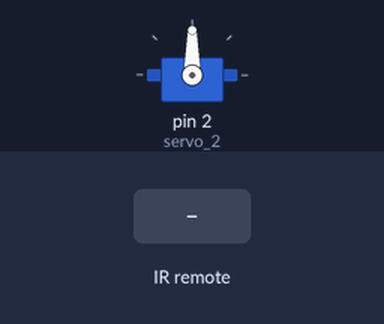
Bench run of a sketch on a simulated Arduino Uno, built with avr-gcc and run on an emulated ATmega328P. On the bench: servo. The inputs (shaded band) are chosen by the test bench.

Above: at 0.8 s.
0.9 s: infrared code 0x1C received
At 3.8 s:
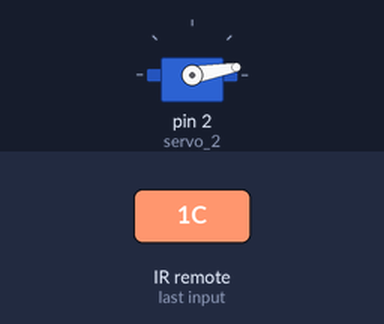
3.9 s: infrared code 0x45 received
6.9 s: infrared code 0x46 received
At 9.8 s:
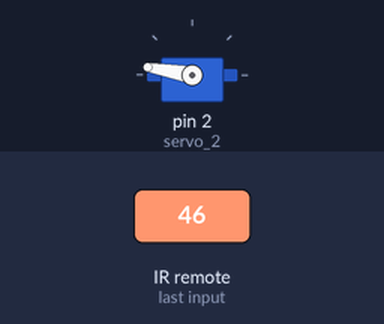
9.9 s: infrared code 0x47 received
12.9 s: infrared code 0x1C received
At 12.9 s:
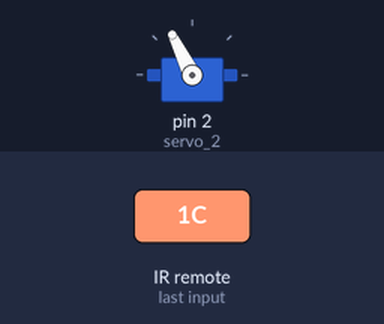
Timing chart, 0 to 15.4 s (numbered marks = the images above; inputs shaded):
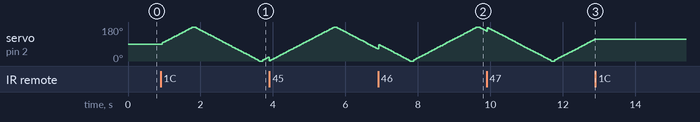

Measured:
- after the input at 12.9 s, servo on pin 2 (servo_2): stays 116° (without the input it goes to 118° after 0.00 s)

The sketch:

2-swing.ino
```cpp
// This was generated by Best_codes for Arduino Cat by Osoyoo
// Codes benefit others

#include <Arduino.h>
#include <IRremote.hpp>
#include <Wire.h>
#include <SoftwareSerial.h>
#include <Servo.h>

float running = 0;
float angle = 0;
float dir = 0;

int getKey() {
  if (!IrReceiver.decode()) return -1;

  const bool isRepeat = IrReceiver.decodedIRData.flags & IRDATA_FLAGS_IS_REPEAT;
  const uint16_t command = IrReceiver.decodedIRData.command;
  IrReceiver.resume();
  if (isRepeat) return -1;

  switch (command) {
    case 0x1C: return 'O';
    case 0x16: return '*';
    case 0x0D: return '#';
    case 0x18: return 'U';
    case 0x52: return 'D';
    case 0x08: return 'L';
    case 0x5A: return 'R';
    case 0x45: return 1;
    case 0x46: return 2;
    case 0x47: return 3;
    case 0x44: return 4;
    case 0x40: return 5;
    case 0x43: return 6;
    case 0x07: return 7;
    case 0x15: return 8;
    case 0x09: return 9;
    case 0x19: return 0;
    default: return -1;
  }
}
Servo servo_2;

void _delay(float seconds) {
  long endTime = millis() + seconds * 1000;
  while(millis() < endTime) _loop();
}

void setup() {
  IrReceiver.begin(7, DISABLE_LED_FEEDBACK);
  servo_2.attach(2);
  running = 0;
  angle = 90;
  dir = 2;
  while(1) {
      const int key = getKey();
      if(key == 1){
        angle = 0;

      }
      if(key == 2){
        angle = 90;

      }
      if(key == 3){
        angle = 180;

      }
      if(key == 'O'){
        running = ((1 - running));

      }
      if(running == 1.000000){
        if(angle > 180){
          dir = -2;

        }
        if(angle < 0){
          dir = 2;

        }
        angle += dir;

      }
      servo_2.write(angle);
      _delay(0.02);

      _loop();
  }

}

void _loop() {
}

void loop() {
  _loop();
}
```
